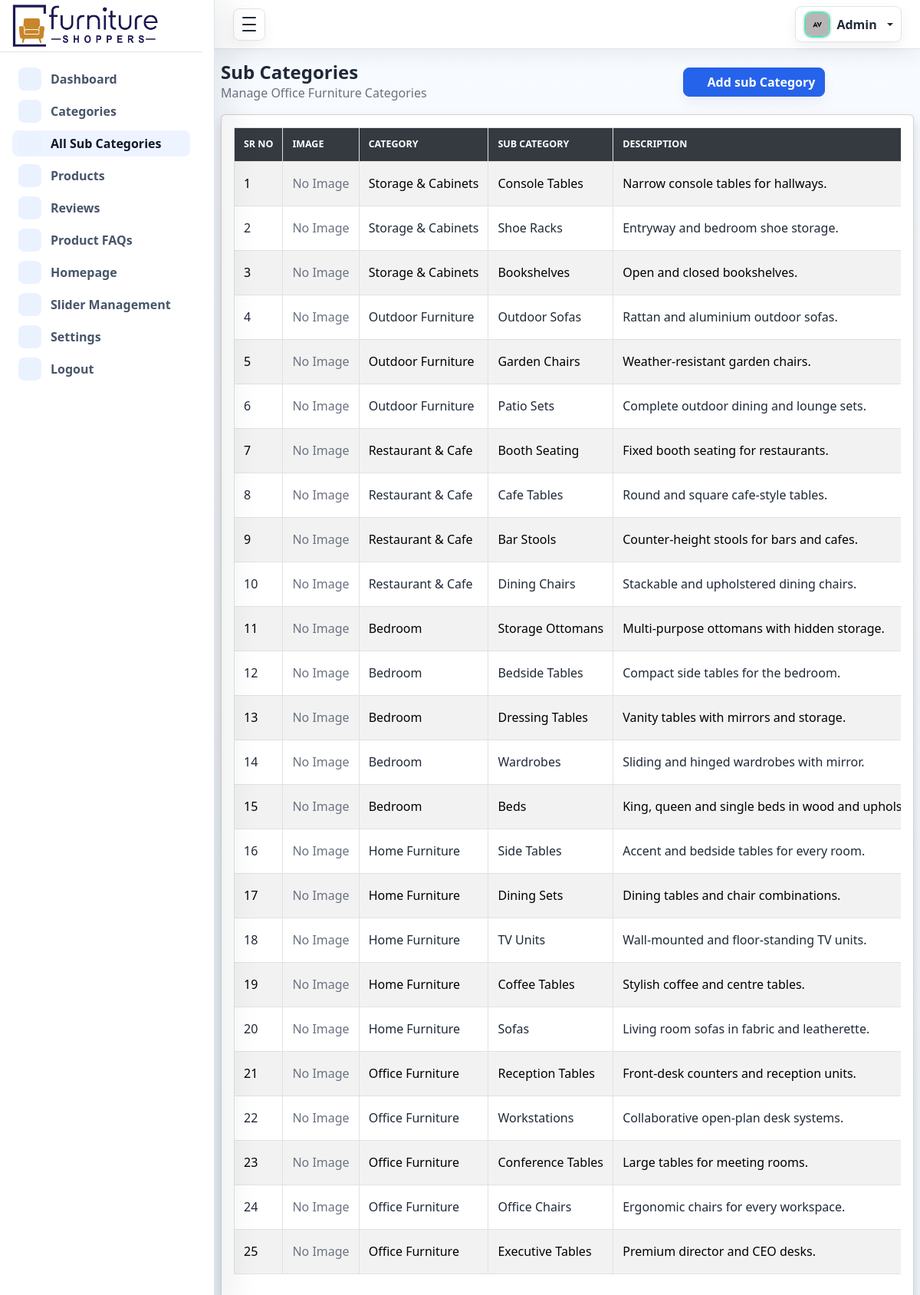
The page /admin_panel/all_sub_categories.php on the database as committed earlier.
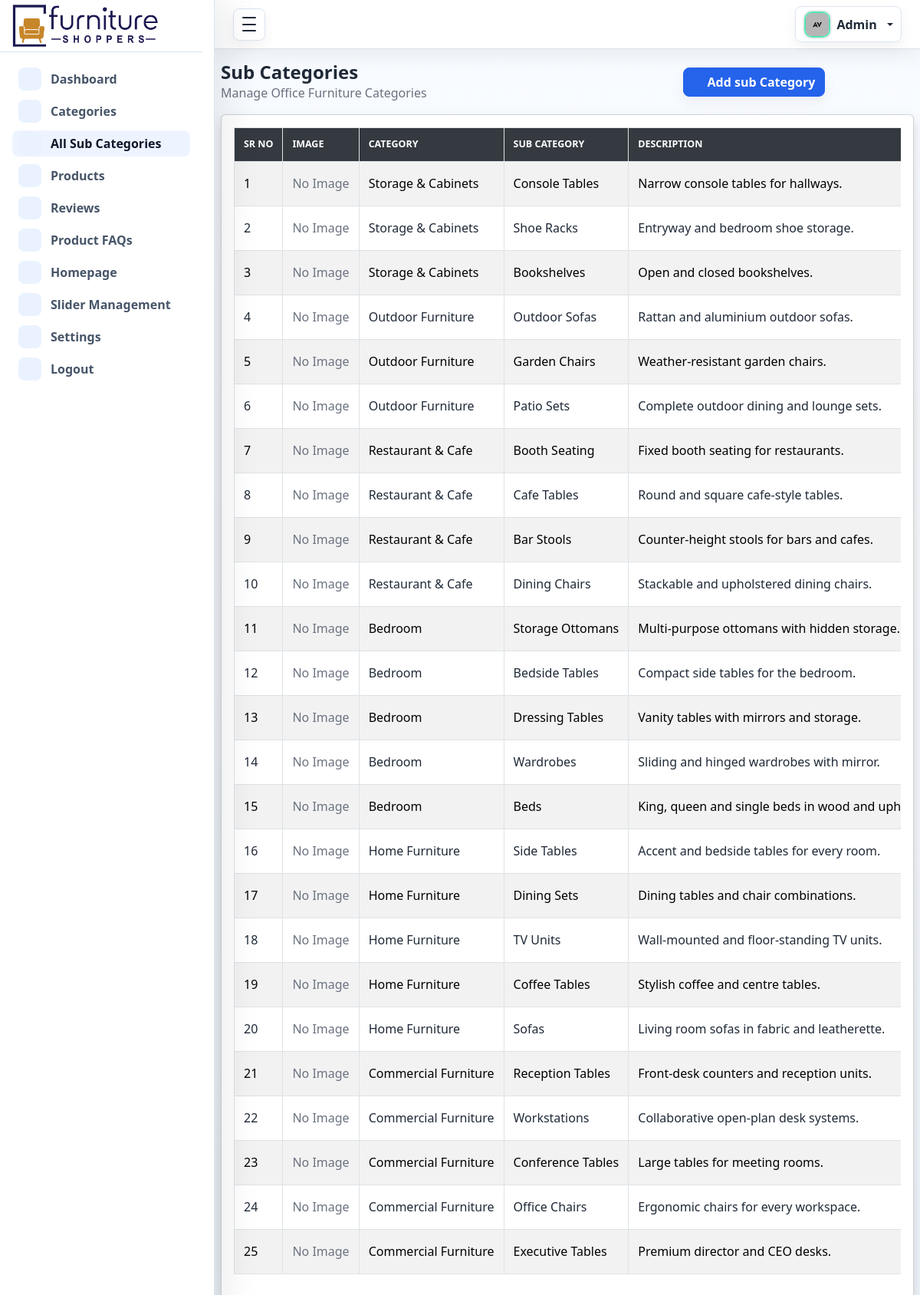
The same page on the database as committed later.
### tables this page shows
CREATE TABLE `subcategories` (
  `id` int(11) NOT NULL,
  `category_id` int(11) NOT NULL,
  `subcategory_name` varchar(255) NOT NULL,
  `slug` varchar(255) DEFAULT NULL,
  `description` text DEFAULT NULL,
  `image` varchar(255) DEFAULT NULL,
  `status` enum('Active','Inactive') NOT NULL DEFAULT 'Active',
  `created_at` timestamp NOT NULL DEFAULT current_timestamp(),
  `updated_at` timestamp NULL DEFAULT current_timestamp()
);

CREATE TABLE `categories` (
  `id` int(11) NOT NULL,
  `category_name` varchar(255) NOT NULL,
  `slug` varchar(255) NOT NULL,
  `description` text DEFAULT NULL,
  `image` varchar(255) DEFAULT NULL,
  `status` enum('Active','Inactive') NOT NULL DEFAULT 'Active',
  `created_at` timestamp NOT NULL DEFAULT current_timestamp(),
  `updated_at` timestamp NULL DEFAULT current_timestamp()
);

### admin_panel/all_sub_categories.php (the view, shortened to what this page needs)
<?php
include './includes/db_conn.php';
$subCategoriesSql = "SELECT
        subcategories.id,
        subcategories.category_id,
        subcategories.subcategory_name,
        subcategories.slug,
        subcategories.description,
        subcategories.image,
        subcategories.status,
        subcategories.created_at,
        categories.category_name
    FROM subcategories
    INNER JOIN categories ON categories.id = subcategories.category_id
    ORDER BY subcategories.id DESC";
$subCategoriesStmt = $pdo->query($subCategoriesSql);
$subCategoriesList = $subCategoriesStmt->fetchAll();
include './layouts/header.php';
?>
<main class="admin-content">
  <div class="container-fluid px-3 px-lg-2 py-3">
    <div class="d-flex flex-wrap justify-content-between align-items-center mb-3">
      <div class="col-lg-8 col-md-8">
        <h4 class="fw-bold mb-0">Sub Categories</h4>
        <p class="text-muted mb-0">Manage Office Furniture Categories</p>
      </div>
      <div class="col-lg-4 col-md-4">
        <button type="button"
          class="btn btn-primary"
          data-bs-toggle="modal"
          data-bs-target="#addCategoryModal">
          <i class="bi bi-plus-circle"></i> Add sub Category
        </button>
      </div>
    </div>
    <div class="card shadow">
      <div class="card-body">
        <div class="table-responsive">
          <table class="table table-bordered table-striped table-hover align-middle w-100" id="example">
            <thead>
              <tr>
                <th>Sr No</th>
                <th>Image</th>
                <th>Category</th>
                <th>Sub Category</th>
                <th>Description</th>
              </tr>
            </thead>
            <tbody>
              <?php if (count($subCategoriesList) > 0): ?>
                <?php $sr = 1; ?>
                <?php foreach ($subCategoriesList as $subCategory): ?>
                  <tr>
                    <td><?php echo $sr++; ?></td>
                    <td>
                      <?php if (!empty($subCategory['image'])): ?>
                        <img src="<?php echo SUBCATEGORY_UPLOAD_URL . htmlspecialchars($subCategory['image']); ?>"
                          alt="<?php echo htmlspecialchars($subCategory['subcategory_name']); ?>"
                          style="width:50px;height:50px;object-fit:cover;border-radius:4px;">
                      <?php else: ?>
                        <span class="text-muted">No Image</span>
                      <?php endif; ?>
                    </td>
                    <td><?php echo htmlspecialchars($subCategory['category_name']); ?></td>
                    <td><?php echo htmlspecialchars($subCategory['subcategory_name']); ?></td>
                    <td><?php echo htmlspecialchars($subCategory['description']); ?></td>
                  </tr>
                <?php endforeach; ?>
              <?php else: ?>
                <tr>
                  <td colspan="7">No sub categories found.</td>
                </tr>
              <?php endif; ?>
            </tbody>
          </table>
        </div>
      </div>
    </div>
  </div>
</main>
<?php include './layouts/footer.php'; ?>

Rows that differ between the two databases and show on the page:
changed subcategories "Reception Tables": category.category_name "Office Furniture" → "Commercial Furniture"
changed subcategories "Workstations": category.category_name "Office Furniture" → "Commercial Furniture"
changed subcategories "Conference Tables": category.category_name "Office Furniture" → "Commercial Furniture"
changed subcategories "Office Chairs": category.category_name "Office Furniture" → "Commercial Furniture"
changed subcategories "Executive Tables": category.category_name "Office Furniture" → "Commercial Furniture"
